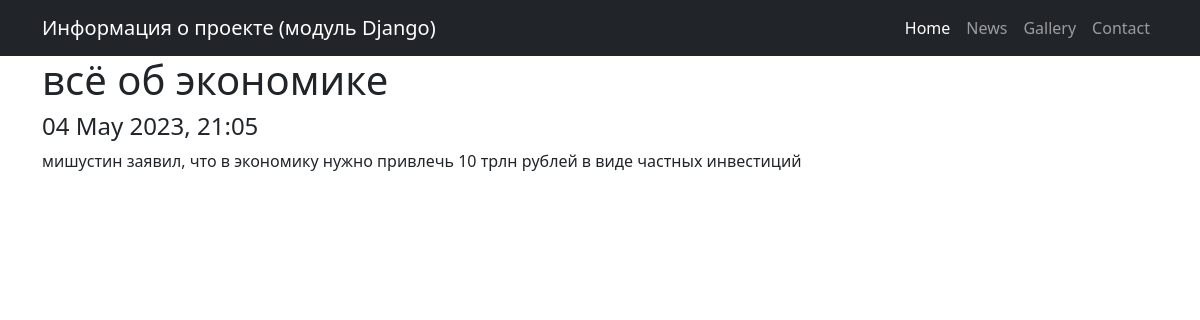
/news/postdetail/2/, run on the app's committed database.
### news/models.py (models this page shows, shortened)
class Post (models.Model):
    autor = models.ForeignKey(Autor, on_delete=models.CASCADE)
    NEWS = 'NW'
    ARTICLE = 'AR'
    CATEGORY_CHOICES = (
        (NEWS, 'Новость'),
        (ARTICLE, 'Статья'),
    )
    categoryTypes = models.CharField(max_length=2, choices=CATEGORY_CHOICES, default=ARTICLE)
    dateCreation = models.DateTimeField(auto_now_add=True)
    postCategory = models.ManyToManyField(Category, through='PostCategory')
    title = models.CharField(max_length=128)
    text = models.TextField()
    rating = models.SmallIntegerField(default=0)

### news/views.py (the view)
# urls.py: path('postdetail/<int:pk>/', PostDetail.as_view()),
class PostDetail(DetailView):
    model = Post
    context_object_name = 'postdetail'
    ordering = '-dateCreation'

### news/templatetags/filters.py (called while the page is built)
@register.filter(name='censor')
def censor(value):
    x = value.lower()
    if ' ' in x:
        a = list(x.split(' '))
        for i in a:
            if i in bad_words:
                y = a.index(i)
                a.remove(i)
                a.insert(y, '@!%&!')
                value = (" ".join(a))
                return value
    if x in bad_words:
        x = '@!%&!'
        return x
    else:
        return x

### news/templates/news/post_detail.html (shortened to what this page needs)
{% extends 'index.html' %}
{% load filters %}
{% block content %}
<h1>{{ postdetail.title | censor }}</h1>
<h4>{{ postdetail.dateCreation|date:'d M Y, H:m'  }}</h4>
<p>{{ postdetail.text | censor }}</p>
{% endblock content %}

### data on the page
Post: title|censor "всё об экономике", dateCreation "04 May 2023, 21:05", text|censor "мишустин заявил, что в экономику нужно привлечь 10 трлн рублей в виде частных инвестиций"
